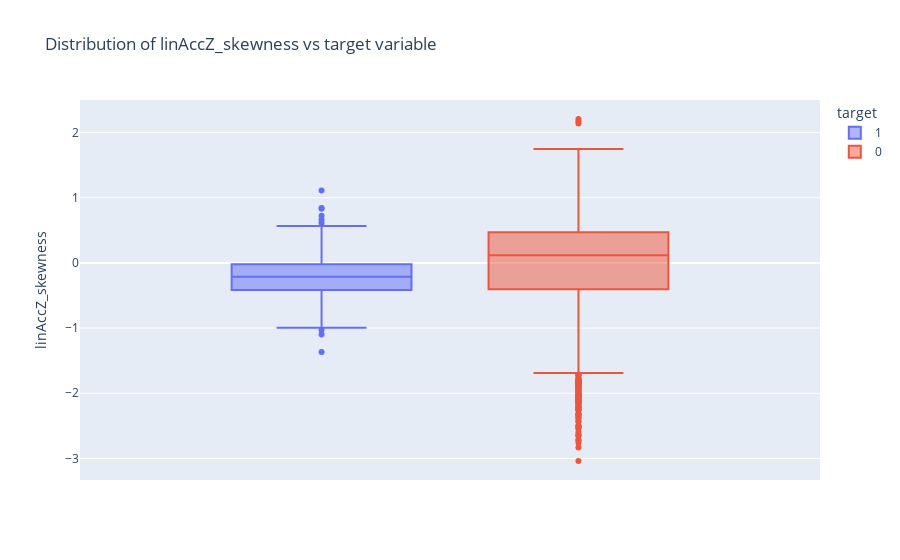

Source (notebook cell):
### Code cell
fig = px.box(data_custom, y="linAccZ_skewness", color="target",title = 'Distribution of linAccZ_skewness vs target variable')
fig.update_traces(quartilemethod="exclusive") 
fig.show()

### Figure 1 — Plotly figure (JSON) as saved in the notebook; plotly's stock layout.template omitted (floating-point values rounded to 4 significant figures; data arrays with more than 128 entries replaced by an {"elided": "..."} marker saying what was removed)
{"data": [{"alignmentgroup": "True", "hovertemplate": "target=1<br>linAccZ_skewness=%{y}<extra></extra>", "legendgroup": "1", "marker": {"color": "#636efa"}, "name": "1", "notched": false, "offsetgroup": "1", "orientation": "v", "quartilemethod": "exclusive", "showlegend": true, "type": "box", "x0": " ", "xaxis": "x", "y": {"elided": "274 float values"}, "y0": " ", "yaxis": "y"}, {"alignmentgroup": "True", "hovertemplate": "target=0<br>linAccZ_skewness=%{y}<extra></extra>", "legendgroup": "0", "marker": {"color": "#EF553B"}, "name": "0", "notched": false, "offsetgroup": "0", "orientation": "v", "quartilemethod": "exclusive", "showlegend": true, "type": "box", "x0": " ", "xaxis": "x", "y": {"elided": "2511 float values"}, "y0": " ", "yaxis": "y"}], "layout": {"boxmode": "group", "legend": {"title": {"text": "target"}, "tracegroupgap": 0}, "title": {"text": "Distribution of linAccZ_skewness vs target variable"}, "xaxis": {"anchor": "y", "domain": [0, 1]}, "yaxis": {"anchor": "x", "domain": [0, 1], "title": {"text": "linAccZ_skewness"}}}}
